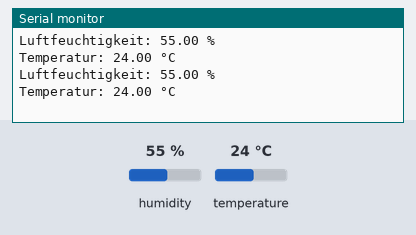
Recording of a sketch running on a simulated Arduino Uno, built with avr-gcc and run on an emulated ATmega328P. On the bench: the last lines printed to the serial monitor. Inputs (shaded band) come from the test bench; at power-on: humidity 55 %, temperature 24 °C.

Above: at 4.8 s.
4.9 s: humidity set to 22 %
At 7.1 s:
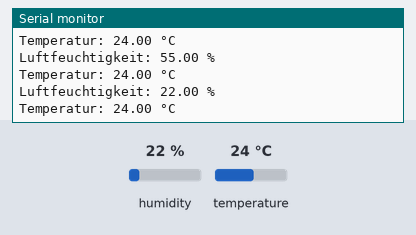
7.9 s: temperature set to 12 °C
At 9.5 s:
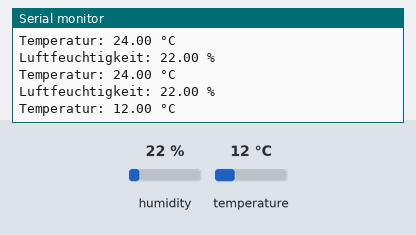
10.9 s: humidity set to 40 %
At 13.2 s:
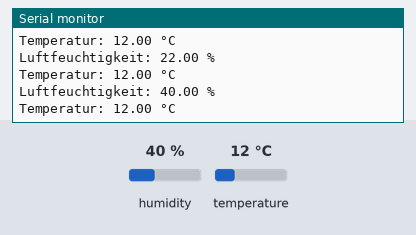
Timing chart, 0 to 14.7 s (numbered marks = the images above; inputs shaded):
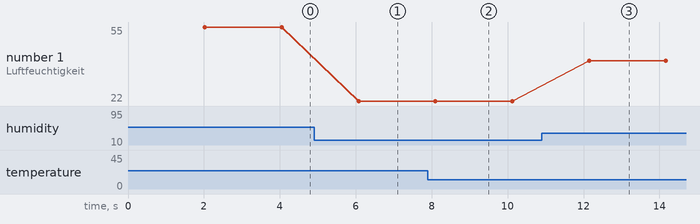

Measured:
- after the input at 4.9 s, the serial monitor: prints a new line after 1.2 s (image 1)
- after the input at 7.9 s, the serial monitor: prints a new line after 0.22 s (image 2)
- after the input at 10.9 s, the serial monitor: prints a new line after 1.2 s (image 3)
- plotted number 1: 55 → 22 after the input at 4.9 s, 22 → 40 after the input at 10.9 s

The sketch:

DHT11-Sensor.ino
```cpp
#include "DHT.h"

#define DHTPIN 7
#define DHTTYPE DHT11

DHT dht(DHTPIN, DHTTYPE);

void setup() {
  Serial.begin(9600);
  dht.begin();
}

void loop() {
  delay(2000);
  float luftfeuchtigkeit = dht.readHumidity();
  float temperatur = dht.readTemperature();

  if (isnan(luftfeuchtigkeit) || isnan(temperatur)) {
    Serial.println("Fehler beim Lesen!");
    return;
  }

  Serial.print("Luftfeuchtigkeit: ");
  Serial.print(luftfeuchtigkeit);
  Serial.println(" %");
  Serial.print("Temperatur: ");
  Serial.print(temperatur);
  Serial.println(" °C");
}
```
